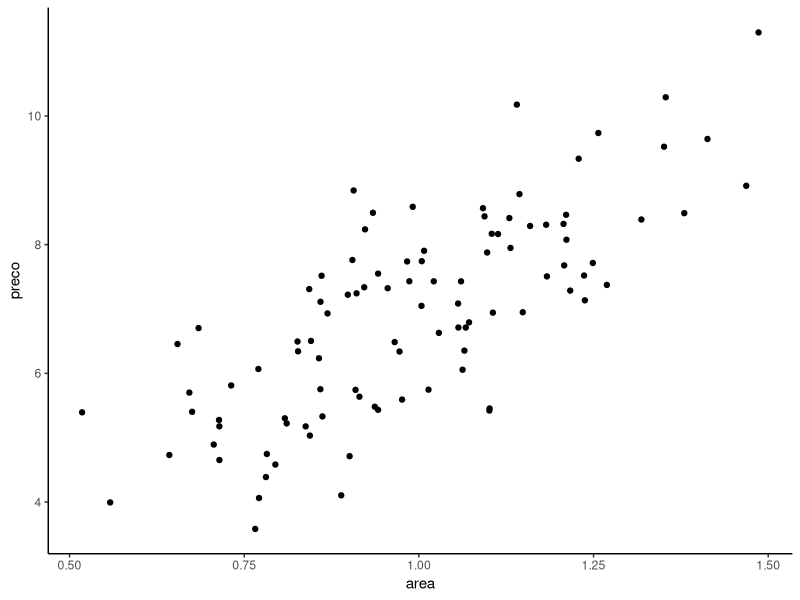
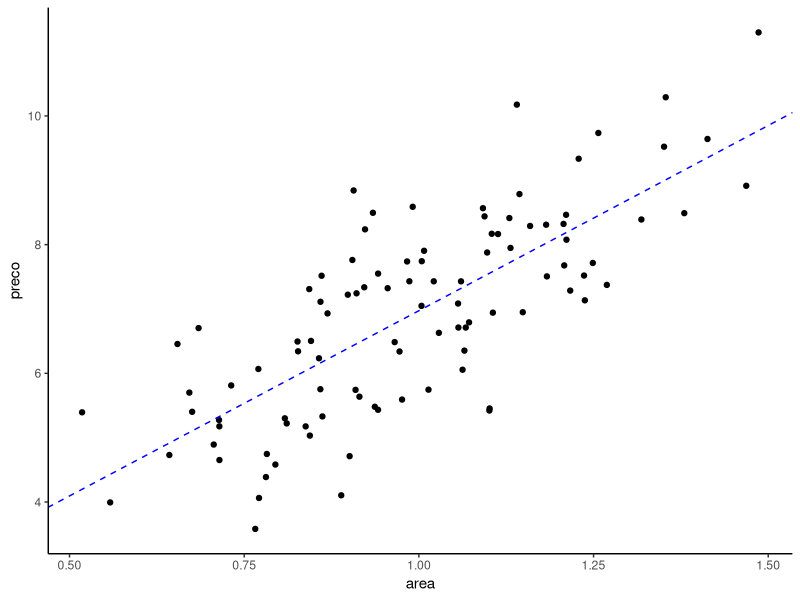

These charts were generated, in order, by the following R code:
# Workshop - Otimizacao - 2022.4
# Estimacao de rede neural com uma camada usando 
#o algoritmo de descida do gradiente estocastica

# Pacote utilizado --------------------------------------------------------
library(tidyverse)

# Geracao de dados --------------------------------------------------------
set.seed(12)

df <- tibble(area = rgamma(n = 100, scale = 5, shape = 20) / 100,
             preco = 1 + 6 * area + rnorm(n = 100, sd = 1))


df %>% 
  ggplot(aes(area, preco)) +
  geom_point() +
  theme_classic()


# Estimacao usando lm -----------------------------------------------------
modelo <- lm(preco ~ area, data = df)

coef(modelo)

df %>% 
  ggplot(aes(area, preco)) +
  geom_point() +
  geom_abline(intercept = coef(modelo)[1], 
              slope = coef(modelo)[2],
              linetype = "dashed",
              color = "blue") +
  theme_classic()


# Estimacao usando uma rede neural ----------------------------------------
# definida manualmente

# arquitetura
model <- function(w, b, x) {
  w * x + b
}

# função de perda
loss <- function(y, y_hat) {
  mean((y - y_hat)^2)
}


# Estimacao via descida do gradiente --------------------------------------

y <- df$preco
x <- df$area

## derivadas (não se preocupe com essa parte!)
## dL/dw = dL/dy * dy/dw
## dL/db = dL/dy * dy/db

# derivada da loss com relação à y
dL_dyhat <- function(y_hat) {
  2 * (y - y_hat) * (-1)
}

# derivada de y com relação a w
dyhat_dw <- function(w) {
  x
}

# derivada de y com relação a b
dyhat_db <- function(b) {
  1
}

# inicializando os pesos
set.seed(12)
w <- runif(1)
b <- 0

# hiperparametro: learning rate
lr <- 0.1

for (step in 1:1000) {
  y_hat <- model(w, b, x)
  
  w <- w - lr * mean(dL_dyhat(y_hat) * dyhat_dw(w))
  b <- b - lr * mean(dL_dyhat(y_hat) * dyhat_db(b))
  
  if (step %% 100 == 0) {
    print(loss(y, y_hat))
  }
}

(nn_1 <- c(b, w))
coef(modelo)


# Estimacao via descida do gradiente estocastica --------------------------

# inicializando os pesos
set.seed(12)
w <- runif(1)
b <- 0

# separa os dados em bloquinhos de 20 (batches)
splits <- split(sample(seq_along(df$preco)), 
                seq_along(df$preco) %% 5)
splits

# numero de iteracoes (epochs)
for (epoch in 1:200) {
  
  for (minibatch in splits) {
    
    y <- df$preco[minibatch]
    x <- df$area[minibatch]
    
    y_hat <- model(w, b, x)
    w <- w - lr * mean(dL_dyhat(y_hat) * dyhat_dw(w))
    b <- b - lr * mean(dL_dyhat(y_hat) * dyhat_db(b))
    
  }
  
  if (epoch %% 10 == 0) print(loss(y, y_hat))
}

(nn_2 <- c(b, w))
coef(modelo)
nn_1
